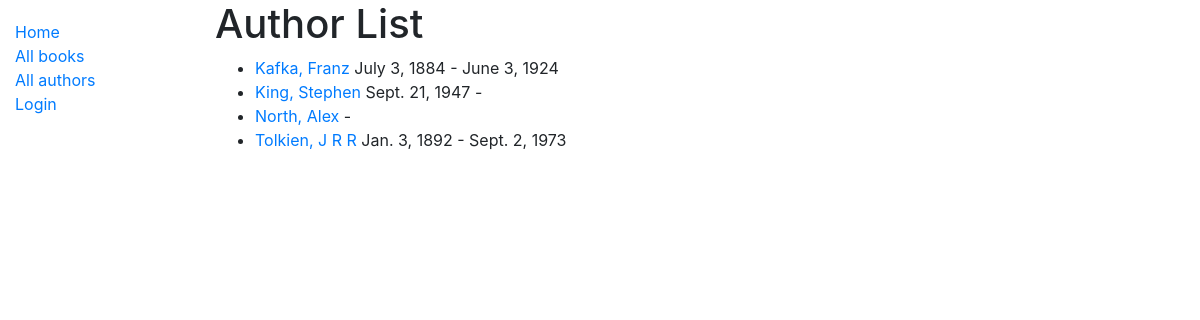
The app's page /catalog/authors/, older data.
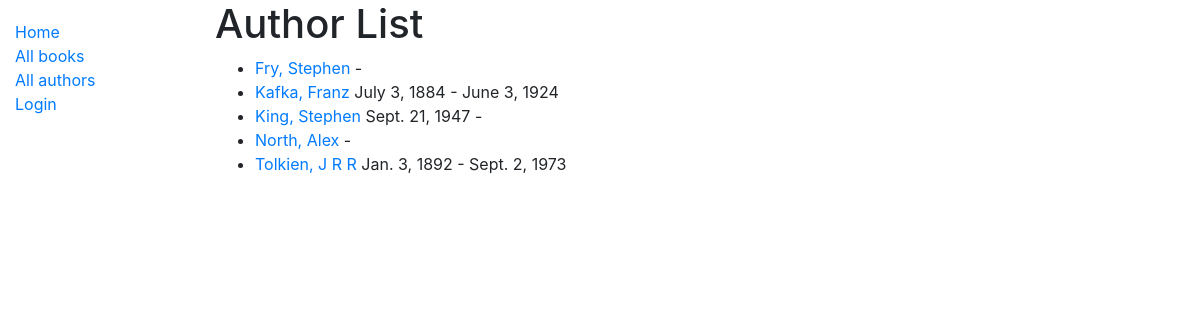
The same page, newer data.
### catalog/models.py (models this page shows)
class Author(models.Model):
    first_name = models.CharField(max_length = 100)
    last_name = models.CharField(max_length = 100)
    date_of_birth = models.DateField('Born', null = True, blank = True)
    date_of_death = models.DateField('Died', null = True, blank = True)
    class Meta:
        ordering = ['last_name','first_name']
    def get_absolute_url(self):
        return reverse("author-detail", args=[str(self.id)])
    def __str__(self):
        return f'{self.last_name}, {self.first_name}'

### catalog/views.py (the view)
# urls.py: path('authors/',views.AuthorListView.as_view(), name = 'authors'),
class AuthorListView(generic.ListView):
    model = Author
    paginate_by = 10

### catalog/templates/catalog/author_list.html (shortened to what this page needs)
{% extends 'base-generic.html' %}
{%block content %}
    <h1>Author List</h1>
    {% if author_list %}
        <ul>
            {% for author in author_list %}
                <li>
                    <a href = '{{author.get_absolute_url}}'>{{author}}</a>
                    {% if author.date_of_birth is not None %}
                    {{author.date_of_birth}}
                {% endif %} -
                {% if author.date_of_death is not None %}
                {{author.date_of_death}}
                {% endif %}
                </li>
            {% endfor %}
        </ul>
    {% else %}
        <p> There are no authors in the library</p>
    {% endif %}
{% endblock %}

### catalog/templates/base-generic.html (shortened to what this page needs)
<!DOCTYPE html>
<html lang="en">
<head>
    <link rel="stylesheet" href="https://stackpath.bootstrapcdn.com/bootstrap/4.1.3/css/bootstrap.min.css"
>
    {% load static %}
    <link rel="stylesheet" href="{% static 'css/styles.css' %}">
</head>
<body>
    <div class="container-fluid">
        <div class="row">
            <div class="col-sm-2">
                {% block sidebar %}
                <ul class="sidebar-nav">
                    <li><a href="{% url 'index' %}">Home</a></li>
                    <li><a href="{% url 'books' %}">All books</a></li>
                    <li><a href="{% url 'authors' %}">All authors</a></li>
                {% if user.is_authenticated %}
                </ul>
                <ul class="sidebar-nav">
                        <li>User: {{ user.get_username }}</li>
                        <li><a href = "{% url 'my-borrowed' %}">Borrowed Books</a></li>
                        <li><a href= "{% url 'logout'%}?next={{request.path}}"> Logout</a></li>
                    {% else %}
                        <li><a href= "{% url 'login'%}?next={{request.path}}"> Login</a></li>
                    {% endif %}
                </ul>
                {% endblock %}
            </div>
            <div class="col-sm-10 ">
                {% block content %}{% endblock %}
            </div>
        </div>
    </div>
</body>
</html>

### catalog/static/css/styles.css (style rules this page uses)
.sidebar-nav { margin-top: 20px; padding: 0; list-style: none; }

Row changes from the older to the newer data that the page shows:
added Author: last_name+first_name "Fry, Stephen"
